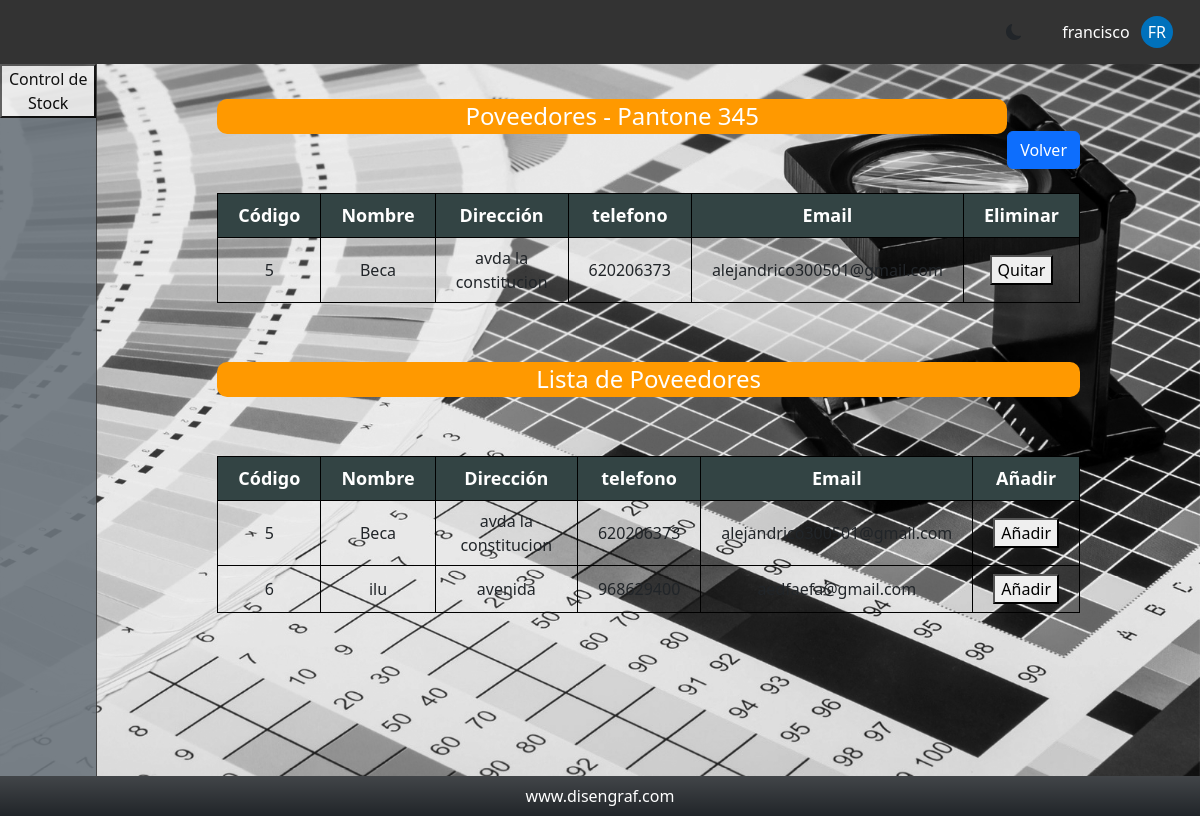
The app's page /controlStock/proveedor-producto.php?id=41 (signed in) with its own data.
### tables this page shows
CREATE TABLE `productos` (
  `id` int(11) NOT NULL,
  `cantidad` int(11) DEFAULT NULL,
  `nombre` varchar(255) DEFAULT NULL,
  `codigo` varchar(255) DEFAULT NULL,
  `stock_min` int(11) DEFAULT NULL,
  `id_categoria` int(11) DEFAULT NULL,
  `id_estado` int(11) DEFAULT NULL,
  `id_proveedor` int(11) DEFAULT NULL,
  `id_departamento` int(11) DEFAULT NULL
);

CREATE TABLE `prodProveedores` (
  `id` int(11) NOT NULL,
  `id_proveedor` int(11) DEFAULT NULL,
  `id_producto` int(11) DEFAULT NULL
);

CREATE TABLE `proveedores` (
  `id` int(11) NOT NULL,
  `proveedor` varchar(255) DEFAULT NULL,
  `referencia` varchar(100) NOT NULL,
  `direccion` varchar(255) DEFAULT NULL,
  `poblacion` varchar(50) NOT NULL,
  `pais` varchar(50) NOT NULL,
  `provincia` varchar(50) NOT NULL,
  `codPostal` int(11) NOT NULL,
  `telefono` varchar(20) DEFAULT NULL,
  `fax` int(12) NOT NULL,
  `correo` varchar(100) NOT NULL,
  `nacional` varchar(50) NOT NULL,
  `id_usuario` int(11) DEFAULT NULL
);

### controlStock/proveedor-producto.php (the view, shortened to what this page needs)
<?php
include "conexion.php";
$id = $_GET['id'];
$consulta_producto = "SELECT * FROM productos WHERE id = $id";
$resultado_producto = mysqli_query($conn, $consulta_producto);
$producto = mysqli_fetch_assoc($resultado_producto);
$consulta_proveedor_producto = "SELECT prodProveedores.*,
prodProveedores.id AS id_registro,
proveedores.*
FROM prodProveedores
INNER JOIN proveedores ON prodProveedores.id_proveedor = proveedores.id
INNER JOIN productos ON prodProveedores.id_producto = productos.id
WHERE productos.id = $id";
$resultado_proveedor_producto = mysqli_query($conn, $consulta_proveedor_producto);
$consulta_proveedores = "SELECT * FROM proveedores";
$resultado_proveedores = mysqli_query($conn, $consulta_proveedores);
?>
<?php include 'includes/header.php'; ?>
        <section>
            <div class="bloque-titulo_boton">
                <h2 class="titulo">
                    <?php echo "Poveedores - " . $producto['nombre']; ?>
                </h2>
                <a href="producto-cantidad.php?id=<?php echo $id ?>">
                    <div class="boton-primario btn btn-primary">Volver</div>
                </a>
            </div>
            <table class="tabla-productos2">
                <thead>
                    <tr>
                        <th>Código</th>
                        <th>Nombre</th>
                        <th>Dirección</th>
                        <th>telefono</th>
                        <th>Email</th>
                        <th>Eliminar</th>
                    </tr>
                </thead>
                <tbody>
                    <?php while($proveedores_producto = mysqli_fetch_assoc($resultado_proveedor_producto)):?>
                        <form method="post">
                            <tr>
                                <td><?php echo $proveedores_producto['id']; ?></td>
                                <td><?php echo $proveedores_producto['proveedor']; ?></td>
                                <td><?php echo $proveedores_producto['direccion'];?></td>
                                <td><?php echo $proveedores_producto['telefono']; ?></td>
                                <td><?php echo $proveedores_producto['correo']; ?></td>
                                <td><button type="submit" name="quitar">Quitar</button></td>
                            </tr>
                        </form>
                    <?php endwhile;?>
                </tbody>
            </table>
            <div class="bloque-titulo_boton">
                <h2 class="titulo">Lista de Poveedores</h2>
            </div>
            <table class="tabla-productos2">
                <thead>
                    <tr>
                        <th>Código</th>
                        <th>Nombre</th>
                        <th>Dirección</th>
                        <th>telefono</th>
                        <th>Email</th>
                        <th>Añadir</th>
                    </tr>
                </thead>
                <tbody>
                    <?php while($proveedores = mysqli_fetch_assoc($resultado_proveedores)):?>
                        <form method="post">
                            <tr>
                                <td><?php echo $proveedores['id']; ?></td>
                                <td><?php echo $proveedores['proveedor']; ?></td>
                                <td><?php echo $proveedores['direccion'];?></td>
                                <td><?php echo $proveedores['telefono']; ?></td>
                                <td><?php echo $proveedores['correo']; ?></td>
                                <td><button type="submit" name="agregar">Añadir</button></td>
                            </tr>
                        </form>
                    <?php endwhile;?>
                </tbody>
            </table>
        </section>
    </main>
        <?php include 'includes/footer.php'; ?>

### controlStock/css/style.css (style rules this page uses)
:root { --azul: rgb(0, 113, 188); --rojo: rgb(193, 39, 45); --claro: white; --oscuro: #333; --oscuroHover: grey; }
html, body { margin: 0; padding: 0; height: 100%; font-family: Arial, Helvetica, sans-serif; box-sizing: border-box; scroll-snap-type: y mandatory; }
.bloque-titulo_boton { width: 100%; margin-top: 0; display: inline-flex; justify-content: end; align-items: end; }
.bloque-titulo_boton h2 { width: 100%; }
.titulo { text-align: center; margin: 2.2rem auto; font-size: 1.5rem; font-weight: 300; background-color: rgb(255, 153, 0); border-radius: 10px; padding: 3px; color: #FFFFFF; }
.boton-primario { background-color: var(--azul); }
.btn-primary { background:#e13131; color:#FFFFFF; border:0px; padding:16px; }
section { width: 100%; height: 100%; margin: 0 120px; }
.tabla-productos2 { width: 100%; border-collapse: collapse; margin: 1.5rem 0; }
.tabla-productos2 th, .tabla-productos2 td { border: 1px solid black; padding: 8px 20px; text-align: center; }
.tabla-productos2 th { font-weight: bold; font-size: 18px; background-color: #344; color: white; }
.tabla-productos2 td { font-size: 16px; }

### records on screen
productos: nombre "Pantone 345"
prodproveedores: id_proveedor "5", id_proveedor.proveedor "Beca", id_proveedor.direccion "avda la constitucion", id_proveedor.telefono "620206373", id_proveedor.correo "alejandrico300501@gmail.com"
proveedores: id "5", proveedor "Beca", direccion "avda la constitucion", telefono "620206373", correo "alejandrico300501@gmail.com"
proveedores: id "6", proveedor "ilu", direccion "avenida", telefono "968629400", correo "aedfaefa@gmail.com"

### other values on screen
$_SESSION['nombre'] "francisco"
$inicial_usuario "FR"
